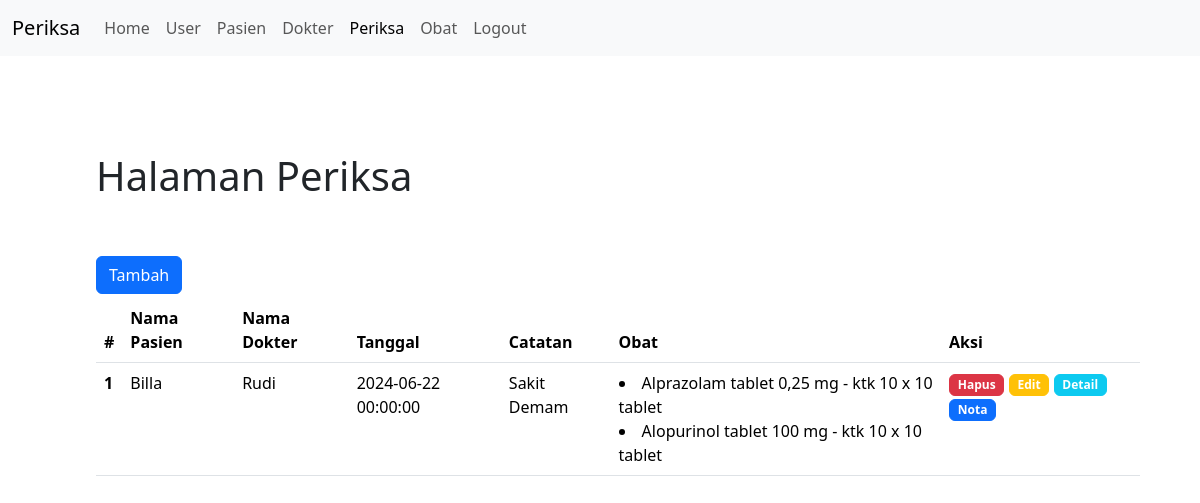
/periksa.php (signed in), run on the app's committed database.
### tables this page shows
CREATE TABLE `periksa` (
  `id` int(11) NOT NULL,
  `id_dokter` int(11) UNSIGNED NOT NULL,
  `id_pasien` int(11) UNSIGNED NOT NULL,
  `tgl_periksa` datetime NOT NULL,
  `catatan` text NOT NULL
);

CREATE TABLE `pasien` (
  `id` int(10) UNSIGNED NOT NULL,
  `nama` varchar(255) NOT NULL,
  `alamat` varchar(255) NOT NULL,
  `no_hp` varchar(50) NOT NULL
);

CREATE TABLE `dokter` (
  `id` int(10) UNSIGNED NOT NULL,
  `nama` varchar(255) NOT NULL,
  `alamat` varchar(255) NOT NULL,
  `no_hp` varchar(50) NOT NULL
);

CREATE TABLE `detail_periksa` (
  `id` int(11) NOT NULL,
  `id_periksa` int(11) NOT NULL,
  `id_obat` int(11) NOT NULL
);

CREATE TABLE `obat` (
  `id` int(11) NOT NULL,
  `nama_obat` varchar(50) NOT NULL,
  `kemasan` varchar(35) NOT NULL,
  `harga` int(11) NOT NULL
);

### functions.php (called while the page is built, shortened)
<?php
$conn = mysqli_connect("localhost", "root", "root", "naja_uts");
function query($query)
{
    global $conn;
    $result = mysqli_query($conn, $query);
    $rows = [];
    while ($row = mysqli_fetch_assoc($result)) {
        $rows[] = $row;
    }
    return $rows;
}

### periksa.php (the view, shortened to what this page needs)
<?php
require 'functions.php';
$periksaData = query("SELECT * FROM periksa ");
?>
<!DOCTYPE html>
<html lang="en">
<head>
    <link href="https://cdn.jsdelivr.net/npm/bootstrap@5.3.3/dist/css/bootstrap.min.css" rel="stylesheet">
  </head>
  <body>
  <nav class="navbar navbar-expand-lg bg-body-tertiary">
    <div class="container-fluid">
        <a class="navbar-brand" href="#">Periksa</a>
        <div class="collapse navbar-collapse" id="navbarNav">
        <ul class="navbar-nav">
            <li class="nav-item">
            <a class="nav-link" href="home.php">Home</a>
            </li>
            <li class="nav-item">
            <a class="nav-link" href="user.php">User</a>
            </li>
            <li class="nav-item">
            <a class="nav-link" href="pasien.php">Pasien</a>
            </li>
            <li class="nav-item">
            <a class="nav-link" href="dokter.php">Dokter</a>
            </li>
            <li class="nav-item">
            <a class="nav-link active" aria-current="page" href="periksa.php">Periksa</a>
            </li>
            <li class="nav-item">
            <a class="nav-link" href="obat.php">Obat</a>
            </li>
            <li class="nav-item">
            <a class="nav-link" href="logout.php">Logout</a>
            </li>
        </ul>
        </div>
    </div>
    </nav>
    <div class="container p-5 m-5">
        <h1>Halaman Periksa</h1>
        <a href="addPeriksa.php" class="btn btn-primary mt-5">Tambah</a>
        <table class="table mt-1">
        <thead>
            <tr>
            <th scope="col">#</th>
            <th scope="col">Nama Pasien</th>
            <th scope="col">Nama Dokter</th>
            <th scope="col">Tanggal</th>
            <th scope="col">Catatan</th>
            <th scope="col">Obat</th>
            <th scope="col">Aksi</th>
            </tr>
        </thead>
        <tbody>
        <?php $i = 1;
        foreach ($periksaData as $m) : ?>
            <tr>
                <th scope="row"><?= $i++?></th>
                <?php $pas = query("SELECT * FROM pasien WHERE id =".$m['id_pasien']);
                foreach ($pas as $p) : ?>
                <td><?= $p['nama']?></td>
                <?php endforeach; ?>
                <?php $dok = query("SELECT * FROM dokter WHERE id =".$m['id_dokter']);
                foreach ($dok as $p) : ?>
                <td><?= $p['nama']?></td>
                <?php endforeach; ?>
                <td><?= $m['tgl_periksa']?></td>
                <td><?= $m['catatan']?></td>
                <td>
                <?php $obat = query("SELECT detail_periksa.*, obat.nama_obat, obat.kemasan FROM detail_periksa INNER JOIN obat ON obat.id=detail_periksa.id_obat WHERE detail_periksa.id_periksa =".$m['id']);
                foreach ($obat as $p) : ?>
                <li> <?= $p['nama_obat']?> -  <?= $p['kemasan']?></li>
                <?php endforeach; ?>
                </td>
                <td>
                    <a href="hapusPeriksa.php?id=<?= $m['id'] ?>" class="btn btn-danger badge">Hapus </a>
                    <a href="editPeriksa.php?id=<?= $m['id'] ?>" class="btn btn-warning badge"> Edit </a>
                    <a href="addDetailPeriksa.php?id=<?= $m['id'] ?>" class="btn btn-info badge">Detail </a>
                    <a href="nota.php?id=<?= $m['id'] ?>" class="btn btn-primary badge"> Nota</a>
                </td>
            </tr>
            <?php endforeach; ?>
        </tbody>
        </table>
    </div>
  </body>
</html>

### data on the page
periksa: tgl_periksa "2024-06-22 00:00:00", catatan "Sakit Demam"
pasien: nama "Billa"
dokter: nama "Rudi"
detail_periksa: id_obat.nama_obat "Alprazolam tablet 0,25 mg", id_obat.kemasan "ktk 10 x 10 tablet"
detail_periksa: id_obat.nama_obat "Alopurinol tablet 100 mg", id_obat.kemasan "ktk 10 x 10 tablet"
